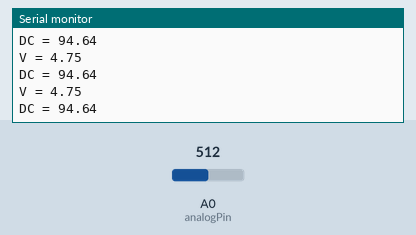
Bench run of a sketch on a simulated Arduino Uno, built with avr-gcc and run on an emulated ATmega328P. On the bench: the last lines printed to the serial monitor. Inputs (shaded band) come from the test bench; at power-on: A0 (analogPin) = 512.

Above: at 1.2 s.
1.3 s: A0 (analogPin) set to 497
At 1.54 s:
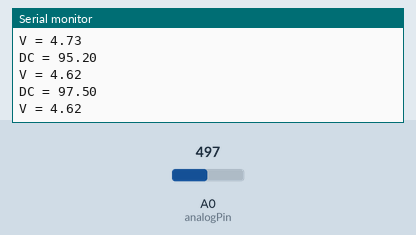
4.3 s: A0 (analogPin) set to 470
At 4.3 s:
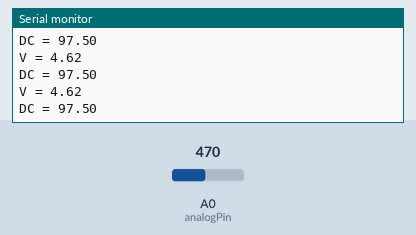
Timing chart, 0 to 7.3 s (numbered marks = the images above; inputs shaded):
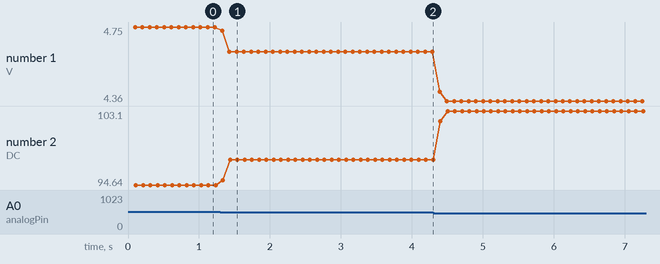

Measured:
- the behaviour switches between 485 and 484 on A0 (analogPin) (found by bisection; images 1 and 2)
- after the input at 1.3 s, the serial monitor: prints a new line at once (image 1)
- plotted number 1: 4.75 → 4.62 after the input at 1.3 s, 4.62 → 4.36 after the input at 4.3 s
- plotted number 2: 94.64 → 97.5 after the input at 1.3 s, 97.5 → 103 after the input at 4.3 s

The sketch:

Adjust_Duty_Cycle.ino
```cpp
const int numSamples = 10;
const int analogPin = 0;
const float divFactor = 1.9; //found from experimentation
int analogVal;
int sum;
float voltage;
float analogInput;
float dutyCycle;
float scaledDC;

void setup() {
  Serial.begin(9600);
  dutyCycle = 50;
}

void loop() {
  scaledDC = scaleDutyCycle(dutyCycle);

}

float scaleDutyCycle(float dc) {
  //take 10 analog samples
  for (int i = 0; i < numSamples; i++) {
    analogVal = analogRead(analogPin);
    sum += analogVal;
    delay(10); //avoid potentially jumbled readings
  }

  //calculate voltage and print to serial monitor
  voltage = ((float)sum / (float)numSamples * 5.0 / 1023.0) * (float)divFactor;
  Serial.print("V = ");
  Serial.println(voltage);
  scaledDC = dc / (voltage / 9.0);
  Serial.print("DC = ");
  Serial.println(scaledDC);
  sum = 0;

  return scaledDC;
}
```
